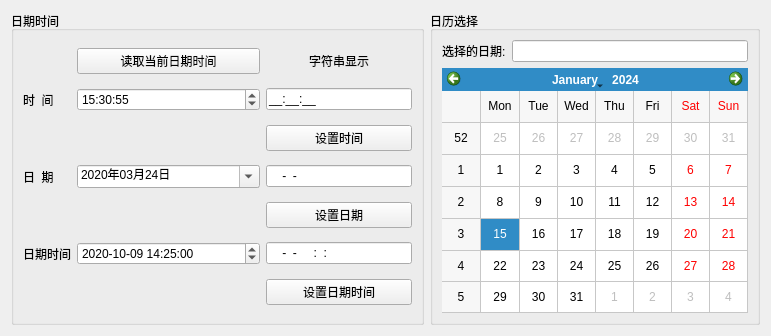
<?xml version="1.0" encoding="UTF-8"?>
<ui version="4.0">
 <class>Widget</class>
 <widget class="QWidget" name="Widget">
  <property name="geometry">
   <rect>
    <x>0</x>
    <y>0</y>
    <width>771</width>
    <height>336</height>
   </rect>
  </property>
  <property name="windowTitle">
   <string>Demo3_4日期时间</string>
  </property>
  <layout class="QHBoxLayout" name="horizontalLayout" stretch="5,4">
   <item>
    <widget class="QGroupBox" name="groupBox">
     <property name="maximumSize">
      <size>
       <width>16777215</width>
       <height>16777215</height>
      </size>
     </property>
     <property name="title">
      <string>日期时间</string>
     </property>
     <layout class="QGridLayout" name="gridLayout" columnstretch="1,5,4">
      <item row="4" column="2">
       <widget class="QPushButton" name="btnSetDate">
        <property name="text">
         <string>设置日期</string>
        </property>
       </widget>
      </item>
      <item row="5" column="1">
       <widget class="QDateTimeEdit" name="dateTimeEdit">
        <property name="dateTime">
         <datetime>
          <hour>14</hour>
          <minute>25</minute>
          <second>0</second>
          <year>2020</year>
          <month>10</month>
          <day>9</day>
         </datetime>
        </property>
        <property name="displayFormat">
         <string>yyyy-MM-dd HH:mm:ss</string>
        </property>
        <property name="calendarPopup">
         <bool>false</bool>
        </property>
       </widget>
      </item>
      <item row="3" column="2">
       <widget class="QLineEdit" name="editDate">
        <property name="inputMask">
         <string>9999-99-99</string>
        </property>
       </widget>
      </item>
      <item row="3" column="0">
       <widget class="QLabel" name="label_3">
        <property name="text">
         <string>日  期</string>
        </property>
       </widget>
      </item>
      <item row="6" column="2">
       <widget class="QPushButton" name="btnSetDateTime">
        <property name="text">
         <string>设置日期时间</string>
        </property>
       </widget>
      </item>
      <item row="3" column="1">
       <widget class="QDateEdit" name="dateEdit">
        <property name="displayFormat">
         <string>yyyy年MM月dd日</string>
        </property>
        <property name="calendarPopup">
         <bool>true</bool>
        </property>
        <property name="date">
         <date>
          <year>2020</year>
          <month>3</month>
          <day>24</day>
         </date>
        </property>
       </widget>
      </item>
      <item row="5" column="0">
       <widget class="QLabel" name="label_4">
        <property name="text">
         <string>日期时间</string>
        </property>
       </widget>
      </item>
      <item row="5" column="2">
       <widget class="QLineEdit" name="editDateTime">
        <property name="inputMask">
         <string>9999-99-99 99:99:99</string>
        </property>
       </widget>
      </item>
      <item row="1" column="0">
       <widget class="QLabel" name="label_2">
        <property name="text">
         <string>时  间</string>
        </property>
       </widget>
      </item>
      <item row="1" column="2">
       <widget class="QLineEdit" name="editTime">
        <property name="inputMask">
         <string>99:99:99;_</string>
        </property>
       </widget>
      </item>
      <item row="0" column="2">
       <widget class="QLabel" name="label">
        <property name="text">
         <string>字符串显示</string>
        </property>
        <property name="alignment">
         <set>Qt::AlignCenter</set>
        </property>
       </widget>
      </item>
      <item row="2" column="2">
       <widget class="QPushButton" name="btnSetTime">
        <property name="text">
         <string>设置时间</string>
        </property>
       </widget>
      </item>
      <item row="1" column="1">
       <widget class="QTimeEdit" name="timeEdit">
        <property name="dateTime">
         <datetime>
          <hour>15</hour>
          <minute>30</minute>
          <second>55</second>
          <year>2000</year>
          <month>1</month>
          <day>1</day>
         </datetime>
        </property>
        <property name="displayFormat">
         <string>HH:mm:ss</string>
        </property>
        <property name="calendarPopup">
         <bool>true</bool>
        </property>
       </widget>
      </item>
      <item row="0" column="1">
       <widget class="QPushButton" name="btnGetTime">
        <property name="text">
         <string>读取当前日期时间</string>
        </property>
       </widget>
      </item>
     </layout>
    </widget>
   </item>
   <item>
    <widget class="QGroupBox" name="groupBox_2">
     <property name="title">
      <string>日历选择</string>
     </property>
     <layout class="QGridLayout" name="gridLayout_2">
      <item row="0" column="0">
       <widget class="QLabel" name="label_5">
        <property name="text">
         <string>选择的日期:</string>
        </property>
       </widget>
      </item>
      <item row="0" column="1">
       <widget class="QLineEdit" name="editCalender">
        <property name="readOnly">
         <bool>true</bool>
        </property>
       </widget>
      </item>
      <item row="1" column="0" colspan="2">
       <widget class="QCalendarWidget" name="calendarWidget">
        <property name="tabletTracking">
         <bool>false</bool>
        </property>
        <property name="layoutDirection">
         <enum>Qt::LeftToRight</enum>
        </property>
        <property name="firstDayOfWeek">
         <enum>Qt::Monday</enum>
        </property>
        <property name="gridVisible">
         <bool>true</bool>
        </property>
        <property name="selectionMode">
         <enum>QCalendarWidget::SingleSelection</enum>
        </property>
        <property name="horizontalHeaderFormat">
         <enum>QCalendarWidget::ShortDayNames</enum>
        </property>
        <property name="verticalHeaderFormat">
         <enum>QCalendarWidget::ISOWeekNumbers</enum>
        </property>
       </widget>
      </item>
     </layout>
    </widget>
   </item>
  </layout>
 </widget>
 <resources/>
 <connections/>
</ui>
